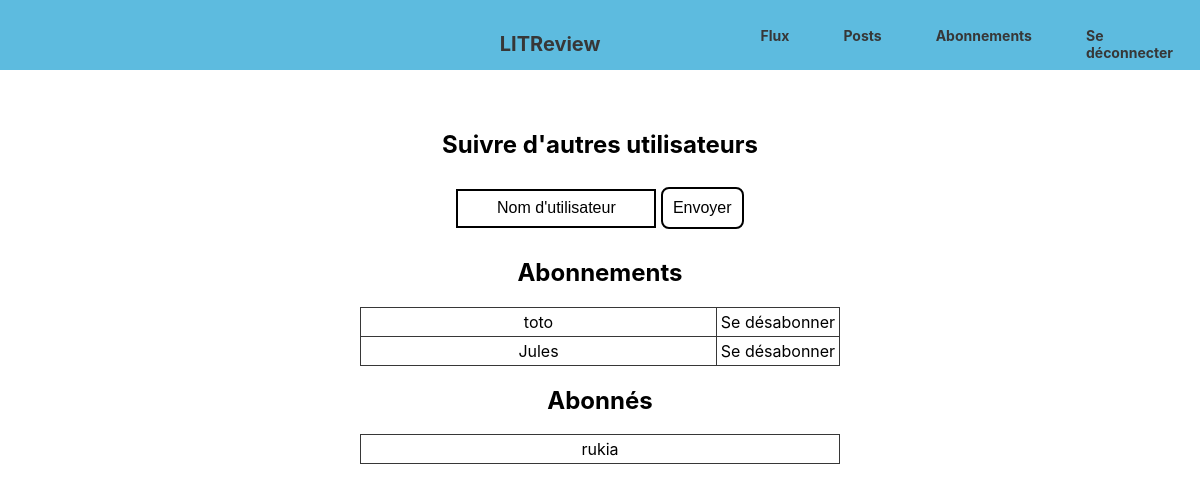
The app's page /subscribe/ (signed in), older data.
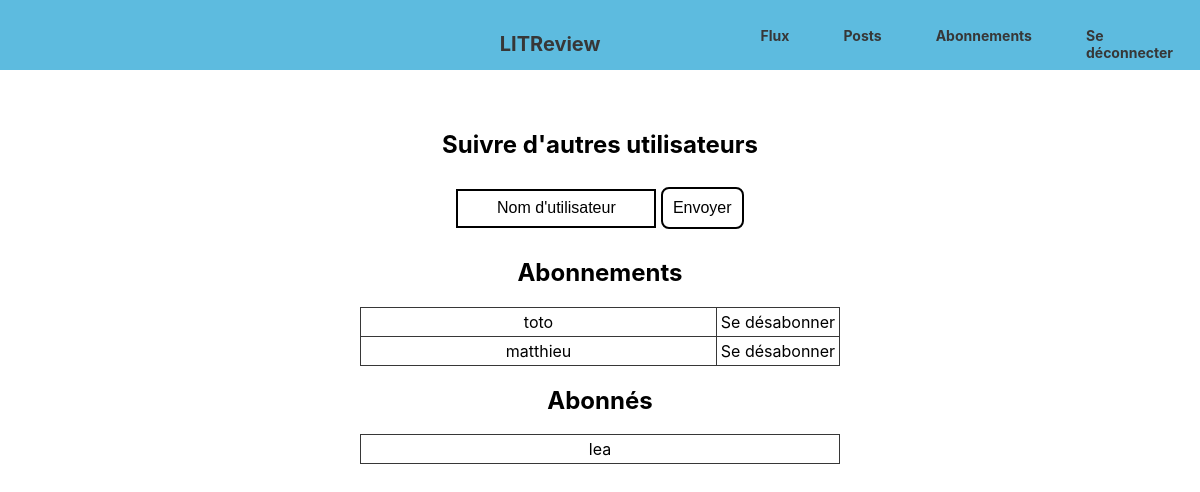
The same page, newer data.
### blog/models.py (models this page shows)
class UserFollows(models.Model):
    user = models.ForeignKey(
        settings.AUTH_USER_MODEL,
        on_delete=models.CASCADE,
        related_name='following',
        verbose_name='utilisateur'
    )
    followed_user = models.ForeignKey(
        settings.AUTH_USER_MODEL,
        on_delete=models.CASCADE,
        related_name='followed_by',
        verbose_name='Utilisateur suivi'
    )
    class Meta:
        unique_together = ('user', 'followed_user')
        verbose_name = "Utilisateur suivi"
        verbose_name_plural = 'Utilisateurs suivis'

### authentication/models.py (models this page shows)
class User(AbstractUser):
    class Meta:
        verbose_name = 'Liste d\'utilisateur'
        verbose_name_plural = 'Liste des utilisateurs'

### blog/views.py (the view, shortened to what this page needs)
# urls.py: path('subscribe/', blog.views.subscribe, name='subscribe'),
@login_required
def subscribe(request):
    error_text = None
    list_followed_users = models.UserFollows.objects.filter(user=request.user)
    list_users_following_you = models.UserFollows.objects.filter(followed_user=request.user)
    return render(request, 'blog/subscribe.html', {
        'list_followed_users': list_followed_users,
        'list_users_following_you': list_users_following_you,
        'error_text': error_text,
    })

### blog/templates/blog/subscribe.html (shortened to what this page needs)
{% extends 'base.html' %}
{% block content %}
<div class="container suscribe">
    <h2>Suivre d'autres utilisateurs</h2>
    <form action="" method="post">
        <input type="text" name="username" id="username" value="" placeholder="Nom d'utilisateur" required>
        <button type='submit'>Envoyer</button>
    </form>
    <h2>Abonnements</h2>
        <table>
        {% for followed_user in list_followed_users %}
            <tr>
                <td>{{ followed_user.followed_user }}</td>
                <td><a href="{% url 'unsubscribe' followed_user.id %}">Se désabonner</a></td>
            </tr>
        {% endfor %}
        </table>
    <h2>Abonnés</h2>
        <table>
            {% for user_following_you in list_users_following_you %}
                <tr>
                    <td>{{ user_following_you.user }}</td>
                </tr>
            {% endfor %}
        </table>
</div>
{% endblock content %}

### templates/base.html (shortened to what this page needs)
{% load static %}
<html lang="fr">
    <head>
        <link rel="stylesheet" href="{% static 'app.css' %}">
    </head>
    <body>
        <nav>
            <div><a href="{% url 'home' %}">LITReview</a></div>
            <div>
                {% if user.is_authenticated %}
                    <a href="{% url 'home' %}">Flux</a>
                    <a href="{% url 'my_posts' %}">Posts</a>
                    <a href="{% url 'subscribe' %}">Abonnements</a>
                    <a href="{% url 'logout' %}">Se déconnecter</a>
                {% endif %}
            </div>
        </nav>
        <section>
            {% block content %}{% endblock content %}
        </section>
    </body>
</html>

### static/app.css (style rules this page uses)
body { font-family: "SF Pro Text", 'Segoe UI', Roboto, Oxygen, Ubuntu, Cantarell, 'Open Sans', 'Helvetica Neue', sans-serif; margin: auto; }
nav { display: grid; grid-template-columns: 1fr 1fr 1fr; color: rgb(55, 55, 55); font-size: 20px; font-weight: bold; background-color: rgb(93, 187, 223); height: 70px; align-items: center; overflow: hidden; }
nav div:nth-child(2) { text-align: center; }
nav div:nth-child(3) { display: flex; justify-content: flex-end; }
nav div:nth-child(2) a { text-decoration: none; color: inherit; }
nav div:nth-child(3) a { font-size: 14px; color: inherit; text-decoration: none; padding: 27px; }
section { display: grid; justify-items: center; }
input { padding: 10px 0; margin: 10px 0; border: 2px solid black; width: 20%; min-width: 200px; text-align: center; }
input::placeholder { color: black; text-align: center; font-size: 16px; }
.container { padding-top: 40px; width: 100%; }
.container, #connection { display: block; text-align: center; }
.container h2 { text-align: center; }
.container button, #subscribe a, .add_ticket a, .add_buttons a, .button, #id_image::file-selector-button { text-decoration: none; color: black; font-size: medium; font-style: normal; background-color: white; padding: 10px; border: 2px black solid; border-radius: 8px; cursor: pointer; width: fit-content; }
.suscribe { width: 40%; min-width: 400px; }
.suscribe input { width: 40%; }
.suscribe table, .suscribe th, .suscribe td { border-collapse: collapse; border: 1px solid rgb(55, 55, 55); }
.suscribe table { width: 100%; }
.suscribe table td:nth-child(1) { text-align: center; padding: 4px 0; }
.suscribe table td:nth-child(2) { text-align: center; width: 20%; min-width: 120px; }
.suscribe table a { color: black; text-decoration: none; }

Row changes from the older to the newer data that the page shows:
changed through a linked row, UserFollows: followed_user "Jules" → "matthieu"
changed through a linked row, UserFollows: user "rukia" → "lea"
